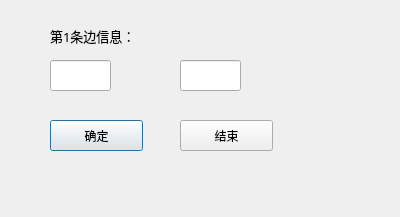
<?xml version="1.0" encoding="UTF-8"?>
<ui version="4.0">
 <class>dialog</class>
 <widget class="QDialog" name="dialog">
  <property name="geometry">
   <rect>
    <x>0</x>
    <y>0</y>
    <width>400</width>
    <height>217</height>
   </rect>
  </property>
  <property name="windowTitle">
   <string>输入边信息</string>
  </property>
  <widget class="QLabel" name="label">
   <property name="geometry">
    <rect>
     <x>50</x>
     <y>20</y>
     <width>131</width>
     <height>31</height>
    </rect>
   </property>
   <property name="font">
    <font>
     <family>宋体</family>
     <pointsize>10</pointsize>
    </font>
   </property>
   <property name="text">
    <string>第1条边信息：</string>
   </property>
  </widget>
  <widget class="QLineEdit" name="lineEdit">
   <property name="geometry">
    <rect>
     <x>50</x>
     <y>60</y>
     <width>61</width>
     <height>31</height>
    </rect>
   </property>
  </widget>
  <widget class="QLineEdit" name="lineEdit_2">
   <property name="geometry">
    <rect>
     <x>180</x>
     <y>60</y>
     <width>61</width>
     <height>31</height>
    </rect>
   </property>
  </widget>
  <widget class="QPushButton" name="pushButton">
   <property name="geometry">
    <rect>
     <x>50</x>
     <y>120</y>
     <width>93</width>
     <height>31</height>
    </rect>
   </property>
   <property name="text">
    <string>确定</string>
   </property>
  </widget>
  <widget class="QPushButton" name="pushButton_2">
   <property name="geometry">
    <rect>
     <x>180</x>
     <y>120</y>
     <width>93</width>
     <height>31</height>
    </rect>
   </property>
   <property name="text">
    <string>结束</string>
   </property>
  </widget>
 </widget>
 <resources/>
 <connections/>
</ui>
